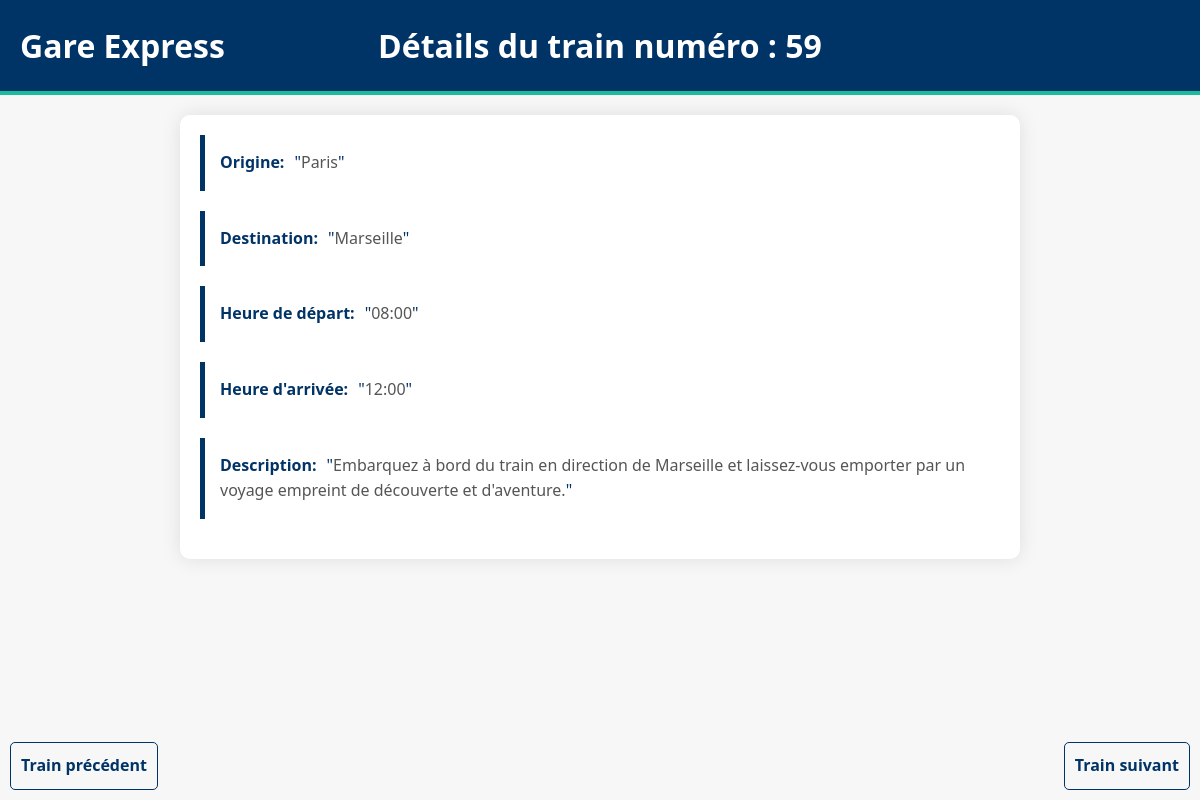
The app's page /trains/trains/detail/59/ with its own data.
### trainsApp/models.py (models this page shows)
class Trains(models.Model) :
    trainsId = models.AutoField(primary_key=True)
    origine = models.CharField(max_length=20)
    destination = models.CharField(max_length=20)
    heure_de_depart = models.CharField(max_length=20)
    heure_arrive = models.CharField(max_length = 20)
    description = models.CharField(max_length = 20000)

### trainsApp/views.py (the view)
# urls.py: path('trains/detail/<int:trainsid>/', views.train_detail, name='train_detail'),
def train_detail(request, trainsid):
    train = Trains.objects.get(pk=trainsid)
    return render(request, "trains/detail.html", {"trains": train})

### trainsApp/templates/trains/detail.html (shortened to what this page needs)
    <!DOCTYPE html>
    <html lang="fr">
    <head>
    </head>
    <body>
        <h1>             <a id="index"  href="http://127.0.0.1:8000/trains/index">            Gare Express
        </a>
            Détails du train numéro : <span id="num_train">{{ trains.trainsId }}</span> </h1>
        <ul>
            <li><span class="label">Origine</span><span class="detail" >{{ trains.origine }}</span></li>
            <li><span class="label">Destination</span><span class="detail">{{ trains.destination }}</span></li>
            <li><span class="label">Heure de départ</span><span class="detail">{{ trains.heure_de_depart }}</span></li>
            <li><span class="label">Heure d'arrivée</span><span class="detail">{{ trains.heure_arrive }}</span></li>
            <li><span class="label">Description</span><span class="detail">{{ trains.description }}</span></li>
        </ul>
        <a href="#" id="suivant" class="suivant">Train suivant</a>
        <a href="#" id="precedent" class="precedent">Train précédent</a>
    </body>
    </html>

### trainsApp/templates/trains/detail.html (style rules this page uses)
#index { position: absolute; left: 20px; text-decoration:wavy; color: white; }
body { font-family: 'Segoe UI', Tahoma, Geneva, Verdana, sans-serif; margin: 0; padding: 0; background-color: #f7f7f7; color: #333; line-height: 1.6; }
h1 { margin: 0; padding: 20px; background-color: #003366; color: #fff; text-align: center; border-bottom: 4px solid #1abc9c; }
ul { list-style-type: none; margin: 20px auto; padding: 20px; background-color: #fff; box-shadow: 0 0 20px rgba(0, 0, 0, 0.1); width: 70%; max-width: 800px; border-radius: 10px; }
li { margin-bottom: 20px; padding: 15px; border-left: 5px solid #003366; transition: all 0.3s ease; }
.label { font-weight: bold; color: #003366; }
.label:after { content: ":"; }
.detail { margin-left: 10px; color: #555; }
.detail:before { content: '"'; color: #003366; }
.detail:after { content: '"'; color: #003366; }
.suivant, .precedent { text-decoration: none; color: #003366; font-weight: bold; padding: 10px; border: 1px solid #003366; border-radius: 5px; transition: all 0.3s ease; }
.suivant { position: absolute; right: 10px; bottom: 10px; }
.precedent { position: absolute; left: 10px; bottom: 10px; }

### records on screen
Trains: trainsId "59", origine "Paris", destination "Marseille", heure_de_depart "08:00", heure_arrive "12:00", description "Embarquez à bord du train en direction de Marseille et laissez-vous emporter par un voyage empreint de découverte et d'aventure."
